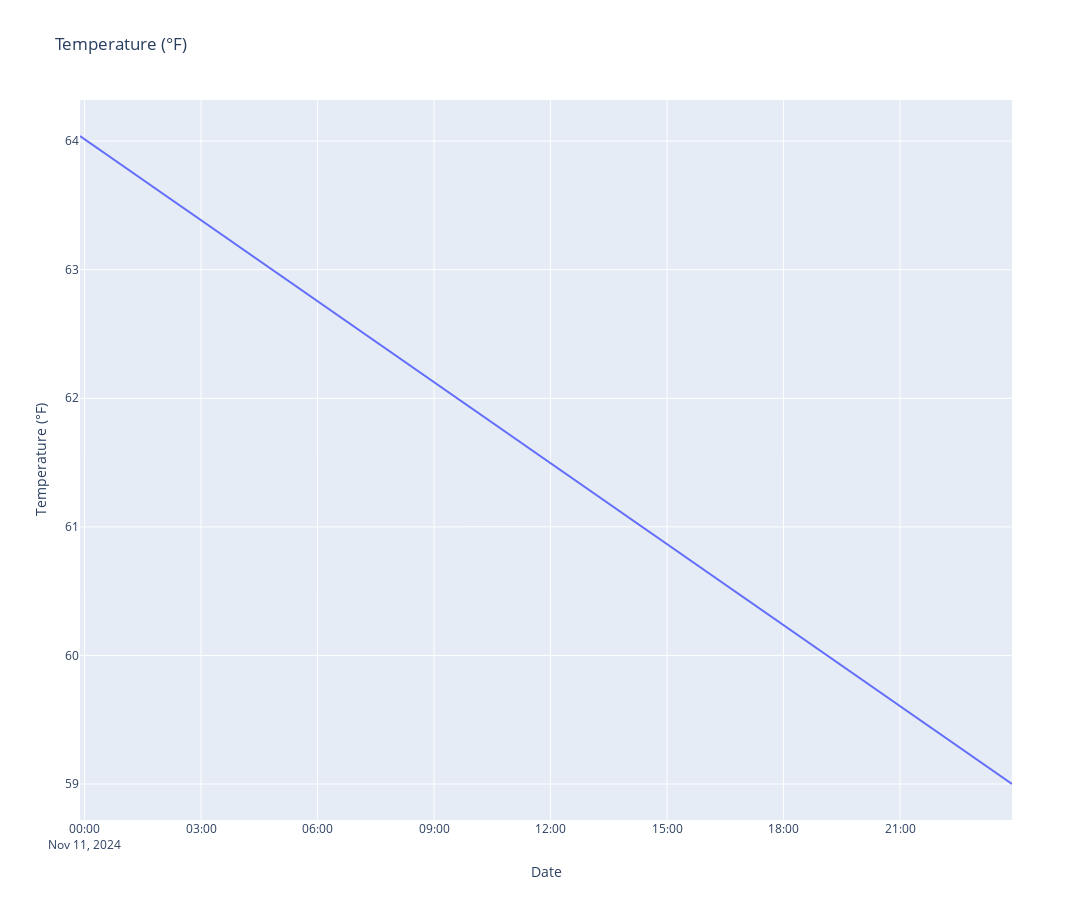

Write notebook code for a chart like this one.
### Code cell
import pandas as pd
pd.options.plotting.backend = "plotly"

import plotly.express as px

df_24_hour = df[["temperature_high_24_hour"]].dropna()
fig = px.line(df_24_hour, y="temperature_high_24_hour", title="Temperature (°F)", width=1800, height=900)
fig.update_traces(mode="lines", hovertemplate=None)
fig.update_layout(hovermode="x")
fig.update_yaxes(title="Temperature (°F)")
fig.update_xaxes(title="Date")

fig.show()

### Figure 1 — Plotly figure (JSON) as saved in the notebook; plotly's stock layout.template omitted (floating-point values rounded to 4 significant figures)
{"data": [{"legendgroup": "", "line": {"color": "#636efa", "dash": "solid"}, "marker": {"symbol": "circle"}, "mode": "lines", "name": "", "orientation": "v", "showlegend": false, "type": "scatter", "x": ["2024-11-10T23:53:00-06:00", "2024-11-11T23:53:00-06:00"], "xaxis": "x", "y": [64.04, 59], "yaxis": "y"}], "layout": {"height": 900, "hovermode": "x", "legend": {"tracegroupgap": 0}, "title": {"text": "Temperature (°F)"}, "width": 1800, "xaxis": {"anchor": "y", "domain": [0, 1], "title": {"text": "Date"}}, "yaxis": {"anchor": "x", "domain": [0, 1], "title": {"text": "Temperature (°F)"}}}}
